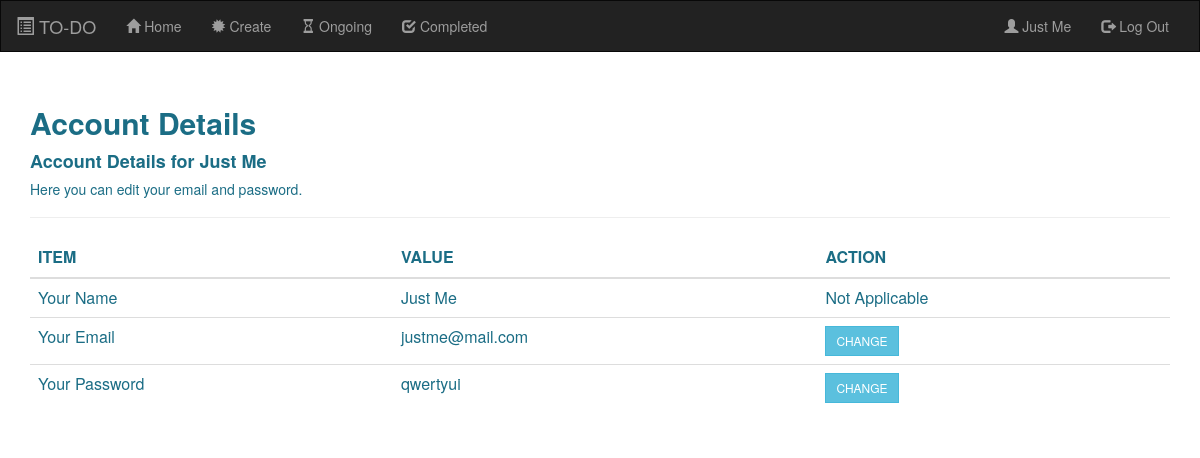
The app's page /account.php (signed in) with its own data.
### tables this page shows
CREATE TABLE IF NOT EXISTS `users` (
  `id` int(20) NOT NULL,
  `names` varchar(100) NOT NULL,
  `email` varchar(100) NOT NULL,
  `password` varchar(50) NOT NULL
);

### account.php (the view, shortened to what this page needs)
<html lang="en">
<head>
    <link rel="stylesheet" href="boot/css/bootstrap.css"/>
    <link rel="stylesheet" href="boot/css/custom.css">
    <link rel="stylesheet" href="boot/css/dataTables.css"/>
</head>
<body>
<?php include 'nav.php' ?>
<div class="container">
    <h2><b>Account Details</b></h2>
    <h4><b>Account Details for <?Php echo $_SESSION['names'] ?></b></h4>
    <h5>Here you can edit your email and password.</h5>
    <hr>
    <table class="table" id="example black-text">
        <thead>
        <tr>
            <th>ITEM</th>
            <th>VALUE</th>
            <th>ACTION</th>
        </thead>
        <tbody>
        <?php
        include 'connect.php';
        $sql ="select * from users WHERE names = '{$_SESSION['names']}'";
        $result = mysqli_query($db,$sql);
        while($row =mysqli_fetch_row($result) )
        {
            $id = $row[0];
            echo "<tr>";
            echo "<td>Your Name</td>";
            echo "<td>$row[1]</td>";
            echo "<td>Not Applicable</td>";
            echo "<tr>";
            echo "<tr>";
            echo "<td>Your Email</td>";
            echo "<td>$row[2]</td>";
            echo "<td><a name='btnchangemail' class='btn btn-sm btn-info' href='changemail.php?id=$id'>CHANGE</a></td>";
            echo "<tr>";
            echo "<tr>";
            echo "<td>Your Password</td>";
            echo "<td>$row[3]</td>";
            echo "<td><a name='btnchangepass' class='btn btn-sm btn-info' href='changepass.php?id=$id'>CHANGE</a></td>";
        }
        ?>
        </tbody>
    </table>
</div>
</body>
</html>

### boot/css/custom.css (style rules this page uses)
body { background-image: url('images/background.png'); background-repeat: no-repeat; background-size: 100%; background-position: top left; }
h2 { height: 50px; padding-top: 14px; }
h1,h2,h3,h4,h5,h6,p,label,th,td { color: #1b6d85 }
.btn { border-radius: 0; }

### records on screen
users: names "Just Me", email "justme@mail.com", password "qwertyui"

### other values on screen
$_SESSION['names'] "Just Me"
